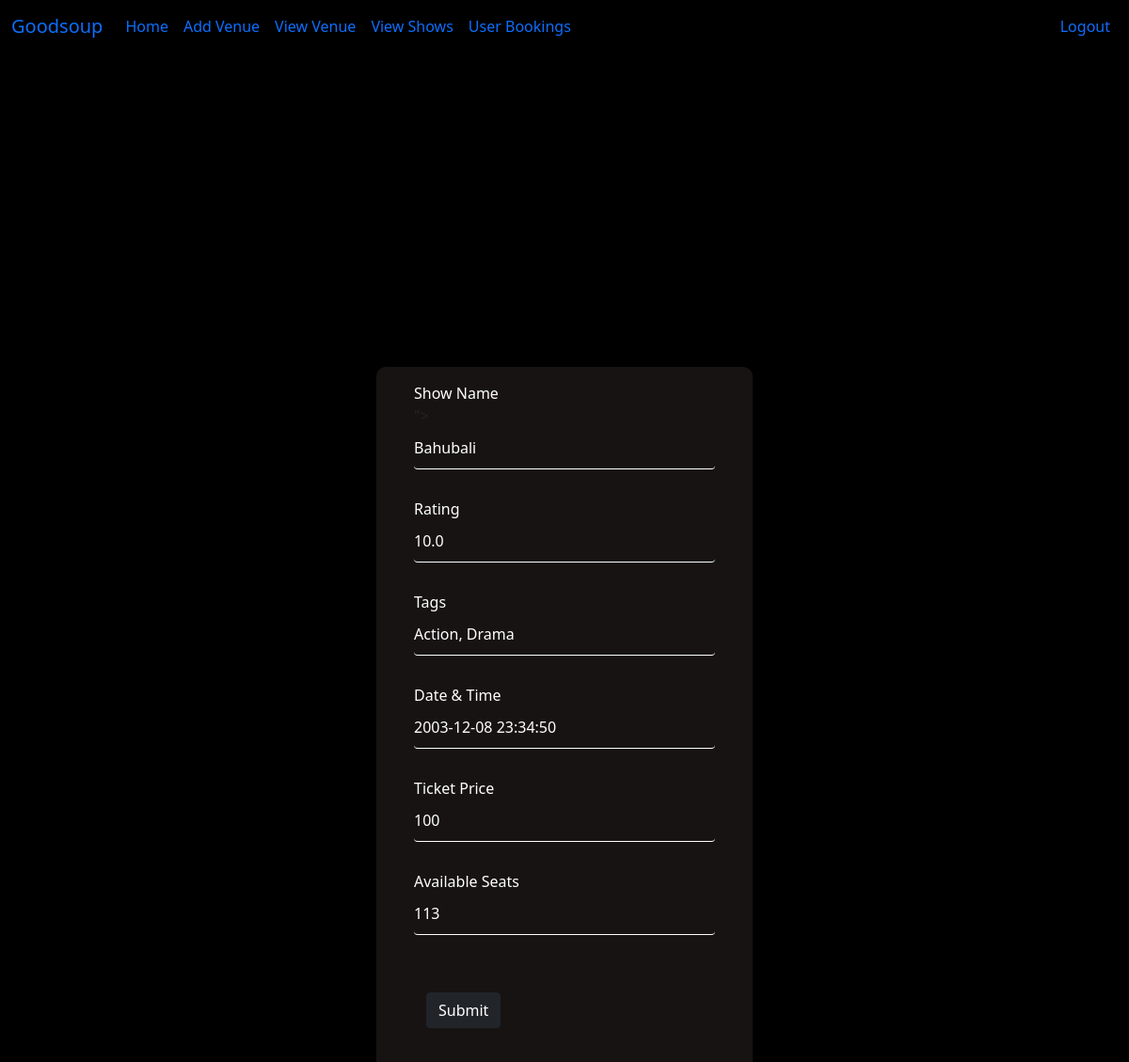
/updateshow/1 (signed in), run on the app's committed database.
### database.py (models this page shows)
class Show(db.Model):
    id = db.Column(db.Integer, primary_key=True)
    venue_id = db.Column(db.Integer, db.ForeignKey('venue.id'))
    name = db.Column(db.String(255), nullable=False)
    rating = db.Column(db.Float, nullable=False)
    rating = Column(Float,CheckConstraint('rating >= 0 AND rating <= 10'))
    tags = db.Column(db.String(255),nullable=False)
    show_timing = db.Column(db.DateTime,nullable=False)
    ticket_price = db.Column(db.Integer,nullable=False)
    available_seats=db.Column(db.Integer,nullable=False)
    date_added = db.Column(db.DateTime, default=datetime.utcnow(),nullable=False)

### admin.py (the view, shortened to what this page needs)
@app.route('/updateshow/<int:id>',methods=['POST','GET'])
@login_required
def updateshow(id):
    form = ShowForm()
    show_to_update = Show.query.get_or_404(id)
    return render_template("updateshow.html", form=form, show_to_update=show_to_update)

### forms.py
class ShowForm(FlaskForm):
    show_name = StringField('Show name', validators=[DataRequired()])
    rating = FloatField('Rating', validators=[DataRequired(), NumberRange(min=0, max=10)])
    timing = DateTimeField('Date & Time',validators=[DataRequired()])
    tags = StringField('Tags')
    ticket_price = IntegerField('Ticket Price', validators=[DataRequired()])
    available_seats = IntegerField('Available Seats:',validators=[DataRequired()])
    submit = SubmitField("Add show")

class SearchForm(FlaskForm):
    searched = StringField("Searched", validators=[DataRequired()])
    submit = SubmitField("Search")

### admin.py (called while the page is built)
@adminlogin_manager.user_loader
def load_user(admin_id):
    return Admin.query.filter_by(id=int(admin_id)).first()

### user.py (called while the page is built)
@app.context_processor
def user_navbar():
    form = SearchForm()
    return dict(form=form)

### templates/updateshow.html (shortened to what this page needs)
{% extends 'baseadmin.html' %}
{% block content %}
<body style="background: black;">
{% if name %}
  <table class="table">
    <thead>
      <tr>
        <th scope="col">#</th>
        <th scope="col">venue id</th>
        <th scope="col">Show Name</th>
        <th scope="col">Rating</th>
        <th scope="col">tags</th>
        <th scope="col">ticket_price</th>
        <th scope="col">available_seats</th>
      </tr>
    </thead>
    <tbody>
      {% for show in shows %}
      <tr>
        <td>{{ show.id }}</td>
        <td>{{ show.venue_id }}</td>
        <td>{{ show.name }}</td>
        <td>{{ show.rating }}</td>
        <td>{{ show.show_timing }}</td>
        <td>{{ show.tags }}</td>
        <td>{{ show.ticket_price }}</td>
        <td>{{ show.available_seats }}</td>
        <td><a href="{{ url_for('updateshow',id=show.id) }}"><button type="button" class="btn btn-info">Edit</button></a></td>
        <td><a href="{{ url_for('deleteshow',id=show.id) }}"><button type="button" class="btn btn-danger">Delete</button></a></td>
      </tr>
      {% endfor %}
    </tbody>
  </table>
{% else %}
  <form action="{{ url_for('updateshow',id=show_to_update.id) }}" method="POST" >
    <div class="login-box" style="margin-top: 200px;">
      <div class="user-box">
  <label for="show_name" class="form-label" style="margin-top: -34px">Show Name</label>
  <input type="text" name="show_name" id="show_name" class="form-control" value="{{ show_to_update.name }}">
  </div>
  <br>
  <div class="user-box">
  <label for="rating" class="form-label" style="margin-top: -34px">Rating</label>
  <input type="number" name="rating" id="rating" class="form-control" value="{{ show_to_update.rating }}">
  </div>
  <br>
  <div class="user-box">
  <label for="tags" class="form-label" style="margin-top: -34px">Tags</label>
  <input type="text" name="tags" id="tags" class="form-control" value="{{ show_to_update.tags }}">
  </div>
  <br>
  <div class="user-box">
  <label for="timing" class="form-label" style="margin-top: -34px">{{ form.timing.label.text }}</label>
  <input type="text" name="timing" id="timing" class="form-control" value="{{ show_to_update.show_timing }}">
  </div>
  <br>
  <div class="user-box">
  <label for="ticket_price" class="form-label" style="margin-top: -34px">Ticket Price</label>
  <input type="number" name="ticket_price" id="ticket_price" class="form-control" value="{{ show_to_update.ticket_price }}">
  </div>
  <br>
  <div class="user-box">
  <label for="available_seats" class="form-label" style="margin-top: -34px">Available Seats</label>
  <input type="number" name="available_seats" id="available_seats" class="form-control" value="{{ show_to_update.available_seats }}">
</div>
  <br>
<button class='btn'>
  <input type="submit" value="Submit" class="btn btn-dark" />
</button></form>
{% endif %}
{% endblock %}

### templates/updateshow.html (style rules this page uses)
.login-box { position: absolute; top: 50%; left: 50%; width: 400px; padding: 40px; transform: translate(-50%, -50%); background: rgba(24, 20, 20, 0.987); box-sizing: border-box; box-shadow: 0 15px 25px rgba(0,0,0,.6); border-radius: 10px; }
.login-box .user-box { position: relative; }
.login-box .user-box input { width: 100%; padding: 10px 0; font-size: 16px; color: #fff; margin-bottom: 30px; border: none; border-bottom: 1px solid #fff; outline: none; background: transparent; }
.login-box .user-box label { position: absolute; top: 0; left: 0; padding: 10px 0; font-size: 16px; color: #fff; pointer-events: none; transition: .5s; }

### data on the page
Show: show_name "Bahubali", rating "10.0", tags "Action, Drama", timing "2003-12-08 23:34:50", ticket_price "100", available_seats "113"
